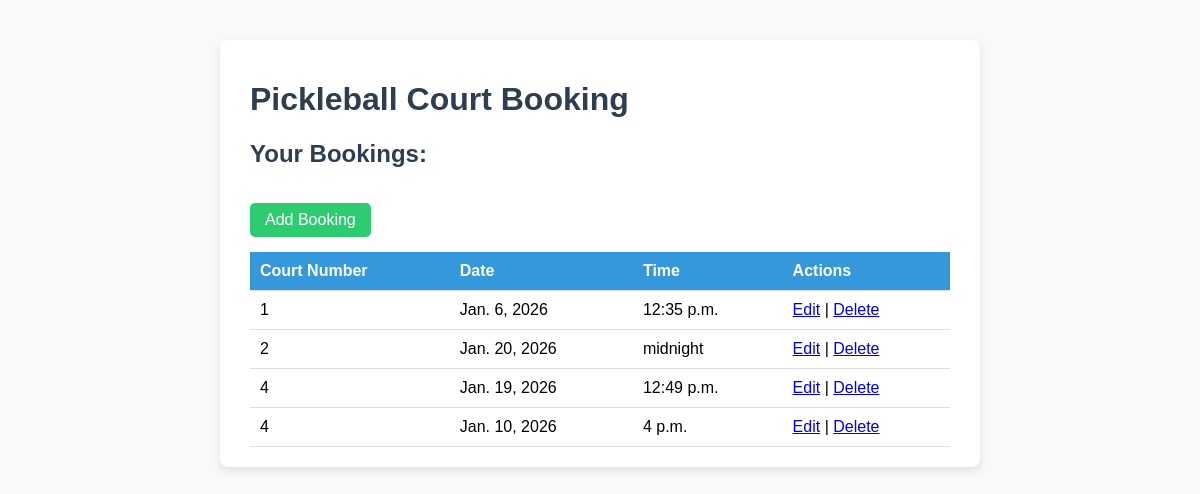
Page /booking/ (signed in) on the committed database.
### booking/models.py (models this page shows, shortened)
class CourtBooking(models.Model):
    COURT_CHOICES = [
        (1, "Court 1"),
        (2, "Court 2"),
        (3, "Court 3"),
        (4, "Court 4"),  # add as many as your facility has
    ]
    court_number = models.IntegerField(choices=COURT_CHOICES, default=1)
    date = models.DateField()
    time = models.TimeField()
    user = models.ForeignKey(User, on_delete=models.CASCADE)

### booking/views.py (the view)
# urls.py: path('', views.booking_list, name='booking_list'),
@login_required
def booking_list(request):
   print("Logged in user:", request.user)
   bookings = CourtBooking.objects.filter(user=request.user)
   return render(request, 'booking/booking_list.html', {'bookings': bookings})

### booking/templates/booking/booking_list.html (shortened to what this page needs)
<!DOCTYPE html>
<html>
<head>
</head>
<body>
    <div class="container">
        <h1>Pickleball Court Booking</h1>
        <h2>Your Bookings:</h2>
        <a href="{% url 'booking_create' %}" class="button">Add Booking</a>
        {% if bookings %}
        <table>
            <thead>
                <tr>
                    <th>Court Number</th>
                    <th>Date</th>
                    <th>Time</th>
                    <th>Actions</th>
                </tr>
            </thead>
            <tbody>
                {% for booking in bookings %}
                <tr>
                    <td>{{ booking.court_number }}</td>
                    <td>{{ booking.date }}</td>
                    <td>{{ booking.time }}</td>
                    <td>
                        <a href="{% url 'booking_update' booking.id %}">Edit</a> |
                        <a href="{% url 'booking_delete' booking.id %}">Delete</a>
                    </td>
                </tr>
                {% endfor %}
            </tbody>
        </table>
        {% else %}
        <p class="empty-message">You have no bookings yet.</p>
        {% endif %}
    </div>
</body>
</html>

### booking/templates/booking/booking_list.html (style rules this page uses)
body { font-family: Arial, sans-serif; margin: 40px; background-color: #f9f9f9; }
h1, h2 { color: #2c3e50; }
.container { max-width: 700px; margin: 0 auto; background-color: white; padding: 20px 30px; border-radius: 8px; box-shadow: 0 4px 10px rgba(0,0,0,0.1); }
table { width: 100%; border-collapse: collapse; margin-top: 15px; }
th, td { text-align: left; padding: 10px; border-bottom: 1px solid #ddd; }
th { background-color: #3498db; color: white; }
a.button { display: inline-block; padding: 8px 15px; margin-top: 15px; background-color: #2ecc71; color: white; text-decoration: none; border-radius: 5px; }

### rows in the picture
CourtBooking: court_number "1", date "Jan. 6, 2026", time "12:35 p.m."
CourtBooking: court_number "2", date "Jan. 20, 2026", time "midnight"
CourtBooking: court_number "4", date "Jan. 19, 2026", time "12:49 p.m."
CourtBooking: court_number "4", date "Jan. 10, 2026", time "4 p.m."
